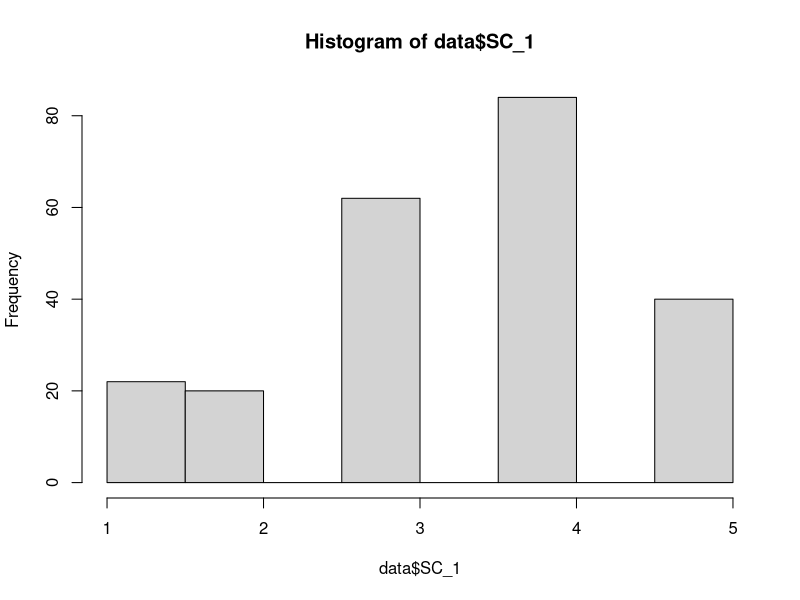

Write the R code that produced this figure. (Note: this script raises an error after producing the figure.)
###1) SETTING YOUR WORKING DIRECTORY
library(psych)

#Check and/or set up your working directory
getwd()

###2) CHECK INSTALLED PACKAGES

#Look in the Packages pane in the bottom right of the screen.

###3) LOADING THE DATA

#Load the PS395 Dataset on R
data <- read.csv("PS395_dataset.csv")
View(data)

###4) INSPECTING THE DATA

#View a summary of the data
summary(data)
#Run some descriptive statistics for the SC_1 variable
hist(data$SC_1, na.rm=TRUE)
mean(data$SC_1, na.rm=TRUE)
median(data$SC_1, na.rm=TRUE)
range(data$SC_1, na.rm=TRUE)
var(data$SC_1, na.rm=TRUE)  
sd(data$SC_1, na.rm=TRUE)
#With the psych package, you can generate descriptive stats for all variables
describe(data)

###5) CHANGING THE DATA

#Reverse code the SCS-SF scale items
data$SC_1r<- (6-data$SC_1)
data$SC_2r<- (6-data$SC_2)
data$SC_3r<- (6-data$SC_3)
data$SC_6r<- (6-data$SC_6)
data$SC_8r<- (6-data$SC_8)
data$SC_11r<- (6-data$SC_11)
#Compute the overall mean for the SCS-SF
data$SC_mean<- rowMeans(cbind(data$SC_1r, data$SC_2r, data$SC_3r, data$SC_4, data$SC_5, data$SC_6r, data$SC_8r, data$SC_9, data$SC_10, data$SC_11r, data$SC_12))
#Compute the overall mean for the SWLS
data$SWLS_mean<- rowMeans(cbind(data$SWLS_1, data$SWLS_2, data$SWLS_3, data$SWLS_4, data$SWLS_5))

###6) CORRELATION

#Run a simple linear correlation analysis with SC_mean and SWLS_mean
cor.test(data$SC_mean, data$SWLS_mean)
#Install Hmisc package and generate a correlation matrix with SC_mean and SWLS_mean
library(Hmisc)
rcorr(cbind(data$SC_mean, data$SWLS_mean))

###7) PRACTICE

#Use the appropriate code to run descriptive stats for SWLS_1, run a correlation with SWLS_1 and SWLS_2, and generate a correlation matrix for SWLS_1, SWLS_2, and SWLS_3. Create/modify the R Script on your own!

#For additional practice, reverse code the appropriate BFI items and calculate the means for the five personality subscales. The script is listed below.

data$BFI_8r<- (8-data$BFI_8)
data$BFI_13r<- (8-data$BFI_13)
data$BFI_23r<- (8-data$BFI_23)
data$Extra_mean<- rowMeans(cbind(data$BFI_1, data$BFI_8r, data$BFI_10, data$BFI_13r, data$BFI_20, data$BFI_23r))
data$BFI_7r<- (8-data$BFI_7)
data$BFI_18r<- (8-data$BFI_18)
data$BFI_22r<- (8-data$BFI_22)
data$Agree_mean<- rowMeans(cbind(data$BFI_2, data$BFI_6, data$BFI_7r, data$BFI_18r, data$BFI_22r, data$BFI_26))
data$BFI_3r<- (8-data$BFI_3)
data$BFI_11r<- (8-data$BFI_11)
data$BFI_14r<- (8-data$BFI_14)
data$Conscien_mean<- rowMeans(cbind(data$BFI_3r, data$BFI_11r, data$BFI_14r, data$BFI_21))
data$BFI_4r<- (8-data$BFI_4)
data$BFI_12r<- (8-data$BFI_12)
data$BFI_15r<- (8-data$BFI_15)
data$Neurot_mean<- rowMeans(cbind(data$BFI_4r, data$BFI_12r, data$BFI_15r, data$BFI_17, data$BFI_24, data$BFI_27))
data$BFI_5r<- (8-data$BFI_5)
data$BFI_16r<- (8-data$BFI_16)
data$BFI_25r<- (8-data$BFI_25)
data$Open_mean<- rowMeans(cbind(data$BFI_5r, data$BFI_9, data$BFI_16r, data$BFI_19, data$BFI_25r, data$BFI_28))


describe(data$SWLS_1)
corr.test(data$SWLS_1, data$SWL2)
rcorr(data$SWLS_1)
rcorr(data$SWLS_2)
rcorr(data$SWLS_3)
